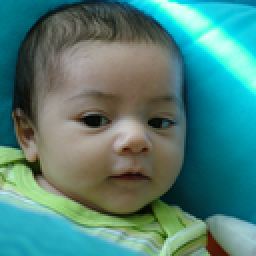
#> input picture data/_trainingimages/00000.png, 128 x 128 px, found by its file name (shown 2 times larger); its folder holds 4 pictures in this run
$ python eigenfacesliderexample.py
#> lines starting #> are read from the running program, lines starting #| are printed output that depends on the picture
# Import necessary packages
from __future__ import print_function
import os
import sys
import cv2
import numpy as np

## TRAINING
# Create data matrix from test images
def createDataMatrix(images):

	print("Creating training data matrix",end=" ... ")
	numImages = len(images)
	sz = images[0].shape
	data = np.zeros((numImages, sz[0] * sz[1] * sz[2]), dtype=np.float32)
	for i in range(0, numImages):
		image = images[i].flatten()
		data[i,:] = image

	print("DONE")
	return data

# Read training images from the directory
def readImages(path):
#> called with path = 'data\\_trainingimages'
	print("Reading training images from " + path, end="...")
	# Create array of array of images.
	images = []
	# List all files in the directory and read points from text files one by one
	for filePath in sorted(os.listdir(path)):
		fileExt = os.path.splitext(filePath)[1]
		if fileExt in [".jpg", ".jpeg", ".png"]:

			# Add to array of images
			imagePath = os.path.join(path, filePath)
			im = cv2.imread(imagePath)
#> im is the input picture: shape (128, 128, 3); mean B, G, R 121.7, 129.5, 78

			if im is None :
				print("image:{} not read properly".format(imagePath))
			else :
				# Convert image to floating point
				im = np.float32(im)/255.0
				# Add image to list
				images.append(im)
				# Flip image
				imFlip = cv2.flip(im, 1);
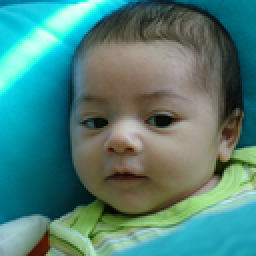
#> imFlip: shape (128, 128, 3) float32 (shown 2 times larger); mean B, G, R 0.477, 0.508, 0.306
				# Append flipped image
				images.append(imFlip)
#> pass 2 of the loop in readImages, `for filePath in sorted(os.listdir(path)):`:
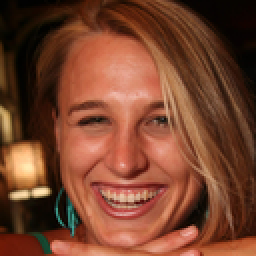
#> input picture data/_trainingimages/00001.png, 128 x 128 px, found by its file name (shown 2 times larger)
#> in readImages, im is the input picture: shape (128, 128, 3); mean B, G, R 45.7, 68, 120.1
#> in readImages, `imFlip = cv2.flip(im, 1);`:
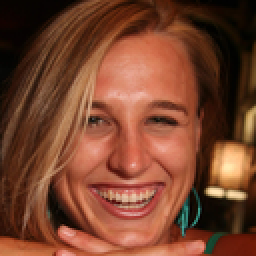
#> imFlip: shape (128, 128, 3) float32 (shown 2 times larger); mean B, G, R 0.179, 0.267, 0.471
#> pass 3 of the loop in readImages, `for filePath in sorted(os.listdir(path)):`:
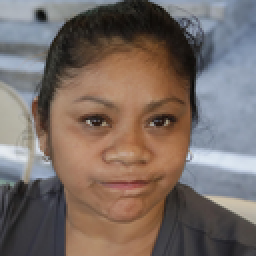
#> input picture data/_trainingimages/00002.png, 128 x 128 px, found by its file name (shown 2 times larger)
#> in readImages, im is the input picture: shape (128, 128, 3); mean B, G, R 101.6, 107.8, 121.1
#> in readImages, `imFlip = cv2.flip(im, 1);`:
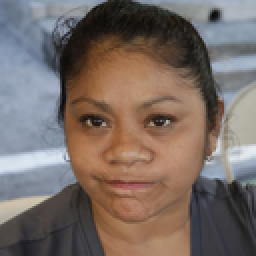
#> imFlip: shape (128, 128, 3) float32 (shown 2 times larger); mean B, G, R 0.398, 0.423, 0.475
#> the loop made 4 passes; the first 3 are shown
	numImages = int(len(images) / 2)
	# Exit if no image found
	if numImages == 0 :
		print("No images found")
		sys.exit(0)

	print(str(numImages) + " files read.")
	return images

## TESTING
# Read test images from the directory
def readTestImages(path):
	print("Reading test images from " + path, end="...")
	# Create array of array of images.
	testimages = []
	# List all files in the directory and read points from text files one by one
#> (the run stopped early here; a loop or call above may not have finished)
